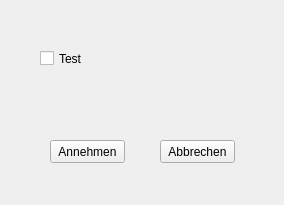
<?xml version="1.0" encoding="UTF-8"?>
<ui version="4.0">
 <class>QtConfig</class>
 <widget class="QWidget" name="QtConfig">
  <property name="geometry">
   <rect>
    <x>0</x>
    <y>0</y>
    <width>284</width>
    <height>205</height>
   </rect>
  </property>
  <property name="windowTitle">
   <string>Test Plugin</string>
  </property>
  <widget class="QPushButton" name="pushButton">
   <property name="geometry">
    <rect>
     <x>50</x>
     <y>140</y>
     <width>75</width>
     <height>23</height>
    </rect>
   </property>
   <property name="text">
    <string>Annehmen</string>
   </property>
  </widget>
  <widget class="QCheckBox" name="checkBox">
   <property name="geometry">
    <rect>
     <x>40</x>
     <y>50</y>
     <width>70</width>
     <height>17</height>
    </rect>
   </property>
   <property name="toolTip">
    <string>&lt;html&gt;&lt;head/&gt;&lt;body&gt;&lt;p&gt;&lt;span style=&quot; font-weight:600;&quot;&gt;shit&lt;/span&gt;&lt;/p&gt;&lt;/body&gt;&lt;/html&gt;</string>
   </property>
   <property name="toolTipDuration">
    <number>10</number>
   </property>
   <property name="text">
    <string>Test</string>
   </property>
  </widget>
  <widget class="QPushButton" name="pushButton_2">
   <property name="geometry">
    <rect>
     <x>160</x>
     <y>140</y>
     <width>75</width>
     <height>23</height>
    </rect>
   </property>
   <property name="text">
    <string>Abbrechen</string>
   </property>
  </widget>
 </widget>
 <layoutdefault spacing="6" margin="11"/>
 <resources/>
 <connections>
  <connection>
   <sender>pushButton</sender>
   <signal>clicked()</signal>
   <receiver>QtConfig</receiver>
   <slot>saveToConfig()</slot>
   <hints>
    <hint type="sourcelabel">
     <x>197</x>
     <y>251</y>
    </hint>
    <hint type="destinationlabel">
     <x>199</x>
     <y>149</y>
    </hint>
   </hints>
  </connection>
  <connection>
   <sender>pushButton_2</sender>
   <signal>clicked()</signal>
   <receiver>QtConfig</receiver>
   <slot>close()</slot>
   <hints>
    <hint type="sourcelabel">
     <x>197</x>
     <y>151</y>
    </hint>
    <hint type="destinationlabel">
     <x>141</x>
     <y>102</y>
    </hint>
   </hints>
  </connection>
 </connections>
 <slots>
  <slot>saveToConfig()</slot>
 </slots>
</ui>
